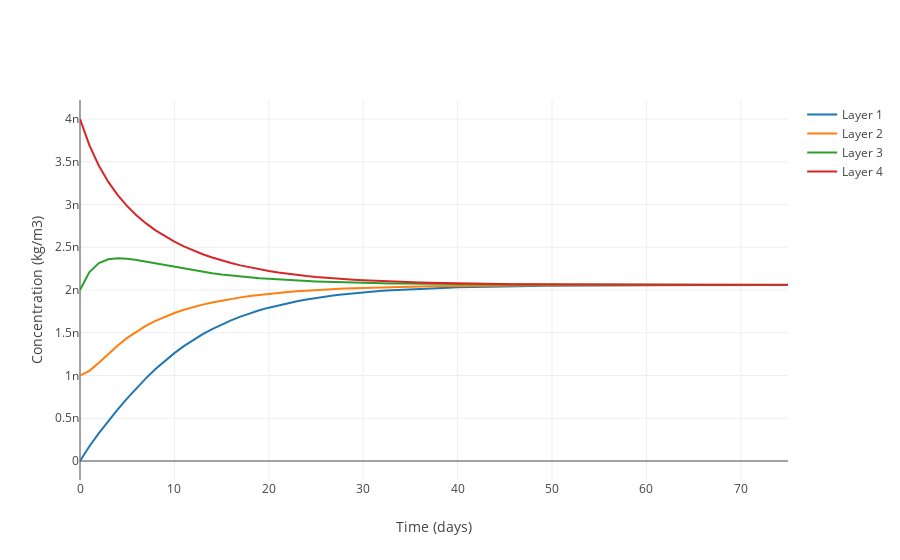

Notebook cell for this chart:
### Markdown cell above
Re-running the simulation and plotting the results:

### Code cell
# Fill data fill the initial concentrations (specified as input)
data = [[layer.conc] for layer in soil_profile.soil_layers]
data_t = [layer.conc for layer in soil_profile.soil_layers]
t = 0

# Perform bioturbation until concentration equal across the soil layers
while not equal(data_t):
    soil_profile.bioturbation(86400)
    for l, layer in enumerate(soil_profile.soil_layers):
        data[l].append(layer.conc)
        data_t = [layer.conc for layer in soil_profile.soil_layers]
    t += 1
    
py_data = [go.Scatter(y=data_l,
                      name='Layer {0}'.format(l+1)) for l, data_l in enumerate(data)]

py.iplot(go.Figure(data=py_data,
                  layout=go.Layout(xaxis={'title': 'Time (days)'},
                                   yaxis={'title': 'Concentration (kg/m3)'})))
